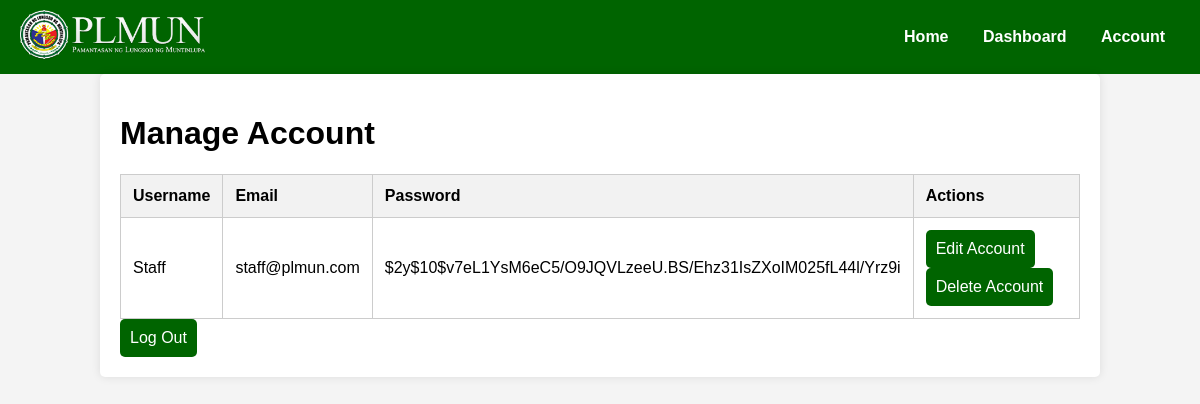
The page /manage_account.php (signed in) on the database its author committed.
### tables this page shows
CREATE TABLE `users` (
  `id` int(11) NOT NULL,
  `username` varchar(50) NOT NULL,
  `email` varchar(100) NOT NULL,
  `password` varchar(255) NOT NULL
);

### manage_account.php (the view, shortened to what this page needs)
<?php
$host = 'localhost';
$db = 'Alumni_Database';
$user = 'root';
$pass = '12345';
try {
    $pdo = new PDO("mysql:host=$host;dbname=$db", $user, $pass);
    $pdo->setAttribute(PDO::ATTR_ERRMODE, PDO::ERRMODE_EXCEPTION);
} catch (PDOException $e) {
    die("Connection failed: " . $e->getMessage());
}
$stmt = $pdo->prepare("SELECT username, email, password FROM users WHERE username = :username");
$stmt->execute(['username' => $_SESSION['username']]);
$user = $stmt->fetch(PDO::FETCH_ASSOC);
?>
<!DOCTYPE html>
<html lang="en">
<head>
</head>
<body>
    <nav>
        <div class="logo">
            <img src="images/plmun-logo.png" alt="School Logo">
        </div>
        <div>
            <a href="landing.php">Home</a>
            <a href="dashboard.php">Dashboard</a>
            <a href="manage_account.php">Account</a>
        </div>
    </nav>
    <div class="container">
        <h1>Manage Account</h1>
        <?php if ($user): ?>
            <table>
                <tr>
                    <th>Username</th>
                    <th>Email</th>
                    <th>Password</th>
                    <th>Actions</th>
                </tr>
                <tr>
                    <td><?= htmlspecialchars($user['username']); ?></td>
                    <td><?= htmlspecialchars($user['email']); ?></td>
                    <td><?= htmlspecialchars($user['password']); ?></td>
                    <td>
                        <form action="edit_account.php" method="get" style="display:inline;">
                            <button type="submit">Edit Account</button>
                        </form>
                        <form action="delete_account.php" method="post" style="display:inline;">
                            <button type="submit" onclick="return confirm('Are you sure you want to delete this account?');">Delete Account</button>
                        </form>
                    </td>
                </tr>
            </table>
        <?php else: ?>
            <p>No account found. Please log in.</p>
        <?php endif; ?>
        <form action="" method="post">
            <button type="submit" name="logout">Log Out</button>
        </form>
    </div>
</body>
</html>

### manage_account.php (style rules this page uses)
body { font-family: Arial, sans-serif; margin: 0; padding: 0; background-color: #f4f4f4; }
nav { display: flex; align-items: center; justify-content: space-between; background-color: #006400; padding: 10px 20px; }
nav img { max-height: 50px; }
nav a { color: white; text-decoration: none; margin: 0 15px; font-weight: bold; }
.container { width: 80%; margin: auto; padding: 20px; background-color: white; border-radius: 5px; box-shadow: 0 0 10px rgba(0,0,0,0.1); }
table { width: 100%; border-collapse: collapse; margin-top: 20px; }
th, td { padding: 12px; border: 1px solid #ccc; text-align: left; }
th { background-color: #f2f2f2; }
button { padding: 10px; background-color: #006400; color: white; border: none; border-radius: 5px; font-size: 16px; cursor: pointer; }

### rows shown on the page
users: username "Staff", email "staff@plmun.com", password "$2y$10$v7eL1YsM6eC5/O9JQVLzeeU.BS/Ehz31IsZXoIM025fL44l/Yrz9i"
